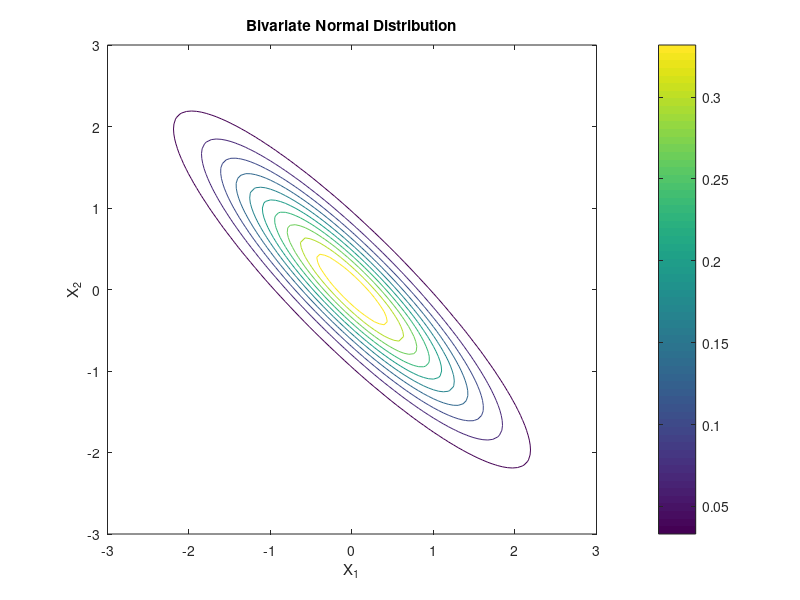

MATLAB code to generate this figure:
% Parameters
mu = [0 0]; % Mean [mu_x, mu_y]
Sigma = [1 -0.9; -0.9 1]; % Covariance matrix

% Create grid
x1 = linspace(-3, 3, 100);
x2 = linspace(-3, 3, 100);
[X1, X2] = meshgrid(x1, x2);
X = [X1(:) X2(:)];

% Evaluate bivariate normal PDF
F = mvnpdf(X, mu, Sigma);
F = reshape(F, length(x2), length(x1));

% Plot contour
figure;
contour(X1, X2, F, 10); % '10' is number of contour levels
xlabel('X_1');
ylabel('X_2');
title('Bivariate Normal Distribution');
axis equal;
colorbar;
